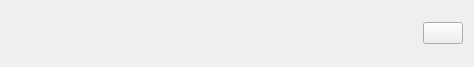
<?xml version="1.0" encoding="UTF-8"?>
<ui version="4.0">
 <class>widget_formulas</class>
 <widget class="QWidget" name="widget_formulas">
  <property name="geometry">
   <rect>
    <x>0</x>
    <y>0</y>
    <width>474</width>
    <height>67</height>
   </rect>
  </property>
  <property name="windowTitle">
   <string/>
  </property>
  <layout class="QGridLayout" name="gridLayout">
   <item row="0" column="1">
    <widget class="QLabel" name="lbl_formulaExpression">
     <property name="font">
      <font>
       <weight>50</weight>
       <bold>false</bold>
      </font>
     </property>
     <property name="text">
      <string/>
     </property>
    </widget>
   </item>
   <item row="0" column="2">
    <widget class="QLabel" name="lbl_formulaType">
     <property name="sizePolicy">
      <sizepolicy hsizetype="Fixed" vsizetype="Preferred">
       <horstretch>0</horstretch>
       <verstretch>0</verstretch>
      </sizepolicy>
     </property>
     <property name="minimumSize">
      <size>
       <width>75</width>
       <height>0</height>
      </size>
     </property>
     <property name="sizeIncrement">
      <size>
       <width>75</width>
       <height>0</height>
      </size>
     </property>
     <property name="text">
      <string/>
     </property>
    </widget>
   </item>
   <item row="0" column="3">
    <widget class="QPushButton" name="button_DeleteFormula">
     <property name="sizePolicy">
      <sizepolicy hsizetype="Fixed" vsizetype="Fixed">
       <horstretch>0</horstretch>
       <verstretch>0</verstretch>
      </sizepolicy>
     </property>
     <property name="text">
      <string/>
     </property>
     <property name="icon">
      <iconset>
       <normaloff>Images/delete.png</normaloff>Images/delete.png</iconset>
     </property>
    </widget>
   </item>
   <item row="0" column="0">
    <widget class="QLabel" name="lbl_formulaName">
     <property name="sizePolicy">
      <sizepolicy hsizetype="Fixed" vsizetype="Preferred">
       <horstretch>0</horstretch>
       <verstretch>0</verstretch>
      </sizepolicy>
     </property>
     <property name="minimumSize">
      <size>
       <width>150</width>
       <height>0</height>
      </size>
     </property>
     <property name="maximumSize">
      <size>
       <width>150</width>
       <height>16777215</height>
      </size>
     </property>
     <property name="font">
      <font>
       <weight>50</weight>
       <bold>false</bold>
      </font>
     </property>
     <property name="text">
      <string/>
     </property>
    </widget>
   </item>
  </layout>
 </widget>
 <resources/>
 <connections/>
</ui>
